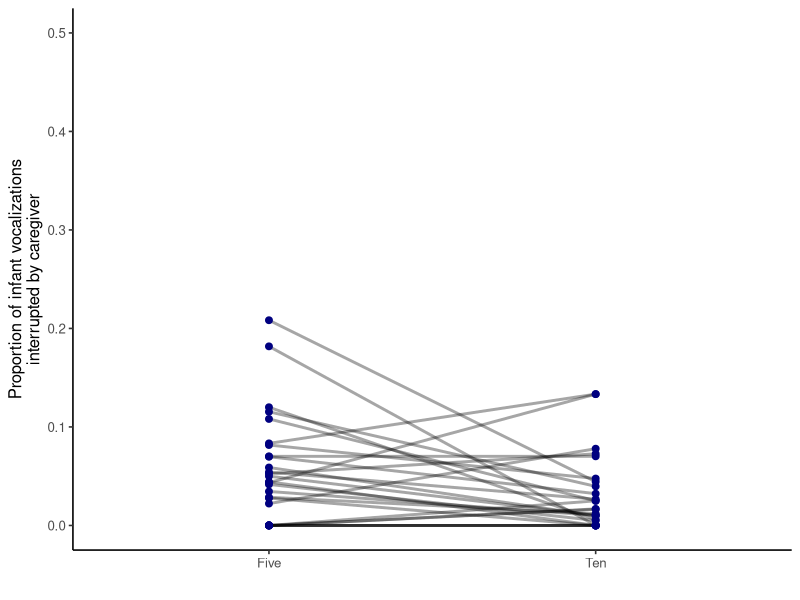

Write R code to recreate this figure. (Note: this script raises an error after producing the figure.)
library("tidyverse")
library("cowplot")

cg_interruption_long = read.csv("../data/cg_interruption_long.csv")

inf_interruption_long = read.csv("../data/inf_interruption_long.csv")

overall_interruption_long = read.csv("../data/overall_interruption_long.csv")

# ---- proportion of vocalizations interrupted by caregiver

cg_interruption_long$month [cg_interruption_long$month == 5] <- "Five"
cg_interruption_long$month [cg_interruption_long$month == 10] <- "Ten"

p1 <- ggplot(cg_interruption_long, aes(month, proportion)) +
  geom_line(aes(group = sub), color="black", size = 1, alpha = .35) +
  geom_point(aes(month), color="navyblue",size = 2) +
  labs(y = str_wrap("Proportion of infant vocalizations interrupted by caregiver",36),
       x = "") +
  ylim(0,0.5)+
  theme_classic(12)
p1

# t test
model1 <- t.test(proportion ~ month, data = cg_interruption_long, paired = TRUE)
model1

# ---- total caregiver interruption time 

p2 <- ggplot(cg_interruption_long, aes(month, duration)) +
  geom_line(aes(group = sub), color="black", size = 1, alpha = .35) +
  geom_point(aes(month), color="navyblue",size = 2) +
  labs(y = "Total duration of caregivers interruptions (s)",
       x = "") +
  theme_classic(12)

p2

# t test
model2 <- t.test(duration ~ month, data = cg_interruption_long, paired = TRUE)
model2

# ---- proportion of infant vocalizations which interrupted caregiver

inf_interruption_long$month [inf_interruption_long$month == 5] <- "Five"
inf_interruption_long$month [inf_interruption_long$month == 10] <- "Ten"

p3 <- ggplot(inf_interruption_long, aes(month, proportion)) +
  geom_line(aes(group = sub), color="black", size = 1, alpha = .35) +
  geom_point(aes(month), color="navyblue",size = 5) +
  labs(y = str_wrap("Proportion of infant vocalizations that interrupted caregiver",36),
       x = "Infant age") +
  theme_classic(12)

p3

# t test
model3 <- t.test(proportion ~ month, data = inf_interruption_long, paired = TRUE)
model3

# ---- total infant interruption time 

p4 <- ggplot(inf_interruption_long, aes(month, duration)) +
  geom_line(aes(group = sub), color="black", size = 1, alpha = .35) +
  geom_point(aes(month), color="navyblue",size = 5) +
  labs(y = "Total duration of infant interruptions of caregiver (s)",
       x = "Infant age") +
  theme_classic(12)

p4

#t test
model4 <- t.test(duration ~ month, data = inf_interruption_long, paired = TRUE)
model4

# ---- overall interruption time

overall_interruption_long$month [overall_interruption_long$month == 5] <- "Five"
overall_interruption_long$month [overall_interruption_long$month == 10] <- "Ten"

p5 <- ggplot(overall_interruption_long, aes(month, duration)) +
  geom_line(aes(group = sub), color="black", size = 1, alpha = .35) +
  geom_point(aes(month), color="navyblue",size = 5) +
  labs(title = "Overall interruption duration",
       y = "Total interruption time overall (s)",
       x = "Infant age") +
  theme_classic(12)

p5

#t test
model4 <- t.test(duration ~ month, data = overall_interruption_long, paired = TRUE)
model4

# ---- joined plot

# shared title (under construction)

# https://wilkelab.org/cowplot/articles/plot_grid.html (Joint plot titles)


top_title <- ggdraw() + 
  draw_label(
    "Caregiver interrupts infant (CII)",
    fontface = 'bold',
    x = 0,
    hjust = 0
  ) +
  theme(
    plot.margin = margin(0, 0, 0, 7)
  )

top_row <- plot_grid(p1, p2)

top_row <- plot_grid(top_title, top_row,
                     ncol = 1,
                     rel_heights = c(0.1, 1))

bottom_title <- ggdraw() + 
  draw_label(
    "Infant interrupts caregiver (IIC)",
    fontface = 'bold',
    x = 0,
    hjust = 0
  ) +
  theme(
    plot.margin = margin(0, 0, 0, 7)
  )
                     
bottom_row <- plot_grid(p3, p4)

bottom_row <- plot_grid(bottom_title, bottom_row,
                        ncol = 1,
                        rel_heights = c(0.1, 1))

grid1 <- plot_grid(top_row, bottom_row, nrow = 2)

plot_grid(grid1, p5, ncol = 2,
          rel_widths = c(3, 1.5))

# ---- Predicting avoidance of interruptions

# CII prop at 5 months predicts difference in proportion of interrupts over development

# CII dur

# overall dur
